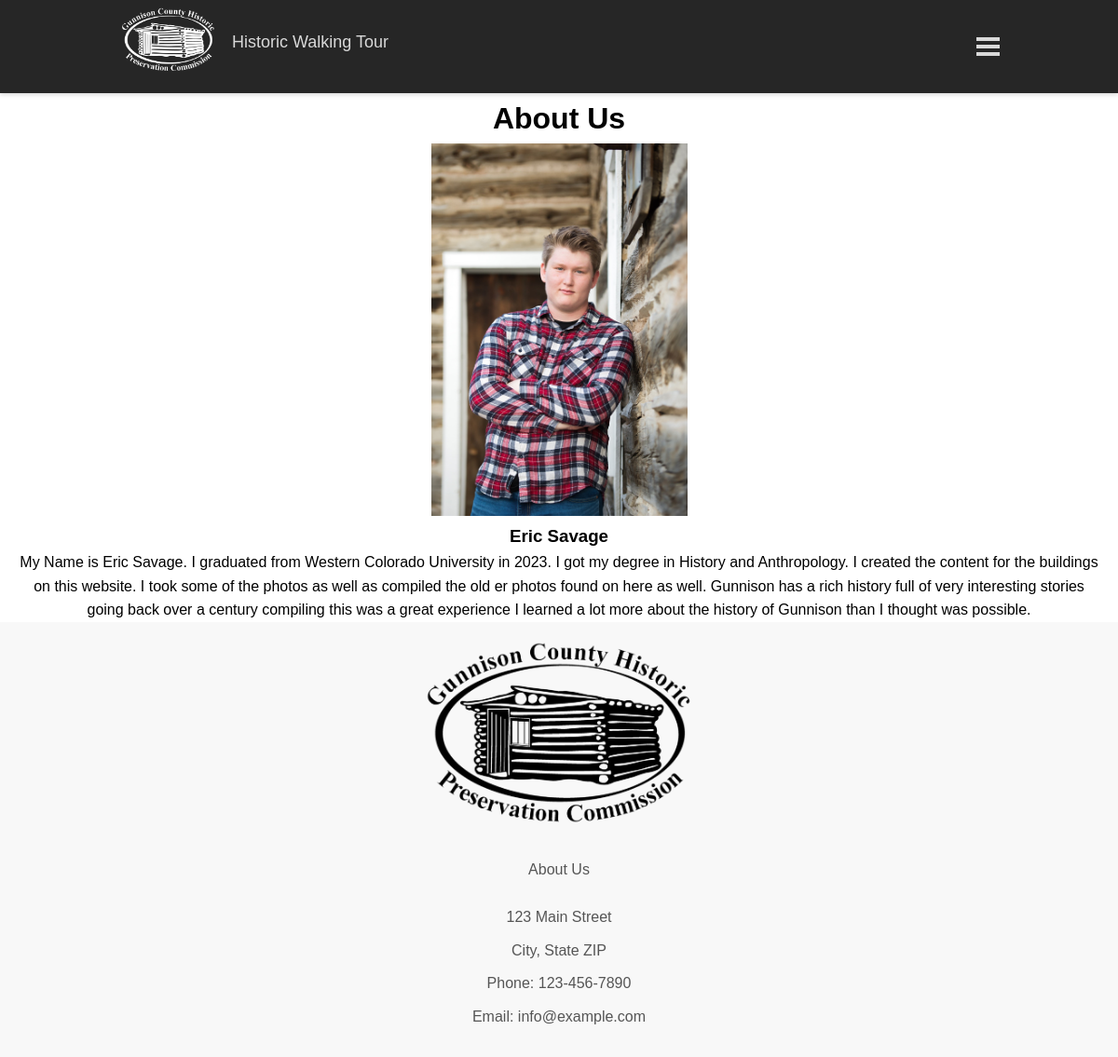
/www/html/about.php, run on the app's committed database.
### tables this page shows
CREATE TABLE `home` (
  `intro_heading_text` text NOT NULL,
  `intro_text` text NOT NULL,
  `map_fname` text NOT NULL,
  `how_to_text` text NOT NULL,
  `address` text NOT NULL,
  `city_state_zip` text NOT NULL,
  `phone_number` text NOT NULL,
  `email` text NOT NULL
);

### www/html/about.php (the view, shortened to what this page needs)
<!DOCTYPE html>
<html lang="en">
<head>
  <link rel="stylesheet" href="indexStyling.css">
  <link rel="stylesheet" href="navbarStyling.css">
</head>
<body>
  <?php
  require('model.php');
  $conn = connectDb();
  $data1 = getHomeData($conn);
  ?>
  <br><br><br><br>
  <div class=main-info>
    <h1>About Us</h1>
    <img src = 'pictures/ericSavage.jpg' style="height:400px; width:275px;">
    <h3> Eric Savage </h3>
    <p>My Name is Eric Savage. I graduated from Western Colorado University in 2023. I got my degree in History and Anthropology.
      I created the content for the buildings on this website. I took some of the photos as well as
      compiled the old er photos found on here as well. Gunnison has a rich history full of very interesting
      stories going back over a century compiling this was a great experience I learned a lot more about the history of
      Gunnison than I thought was possible.</p>
  </div>
  <?php foreach ($data1 as $data1): ?>
  <footer>
        <div class="container">
          <div class="row">
            <div class="col-md-4">
              <img src="pictures/logo.png" alt="Logo" style = "height:200px; weight:200px;"><br><br>
              <a href="about.php">About Us</a><br><br>
              <ul>
                <li>
                  <?php echo $data1['address']; ?>
                </li>
                <li>
                  <?php echo $data1['city_state_zip']; ?>
                </li>
                <li>Phone:
                  <?php echo $data1['phone_number']; ?>
                </li>
                <li>Email:
                  <?php echo $data1['email']; ?>
                </li>
              <?php endforeach; ?>
            </ul>
          </div>
        </div>
      </div>
    </footer>
</html>

### www/html/indexStyling.css (style rules this page uses)
:root { --navbar-bg-color: hsl(0, 0%, 15%); --navbar-text-color: hsl(0, 0%, 85%); --navbar-text-color-focus: white; --navbar-bg-contrast: hsl(0, 0%, 25%); }
* { box-sizing: border-box; margin: 0; padding: 0; }
body { height: 100vh; font-family: Arial, Helvetica, sans-serif; line-height: 1.6; text-align: center; }
p { padding-left: 20px; padding-right: 20px; }
.container { max-width: 1000px; padding: 20px; margin: 0 auto; }
.main-info { text-align: center; }
footer { background-color: #f8f8f8; color: #555; padding: 0; width: 100%; }
footer a { color: #555; text-decoration: none; }
footer img { max-width: 100%; }
footer ul { list-style: none; margin: 0; padding: 0; }
footer ul li { margin-bottom: 10px; }
footer .container { display: flex; justify-content: center; }
footer .row { display: flex; justify-content: center; }
footer .col-md-4 { text-align: center; }

### data on the page
home: address "123 Main Street", city_state_zip "City, State ZIP", phone_number "123-456-7890", email "info@example.com"
